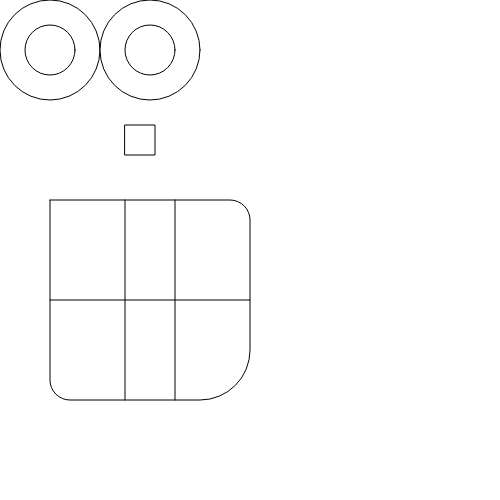
Frame 1 (no input)
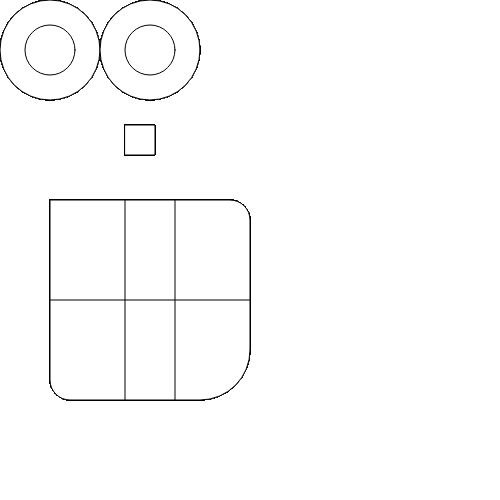
Frame 60 (no input)
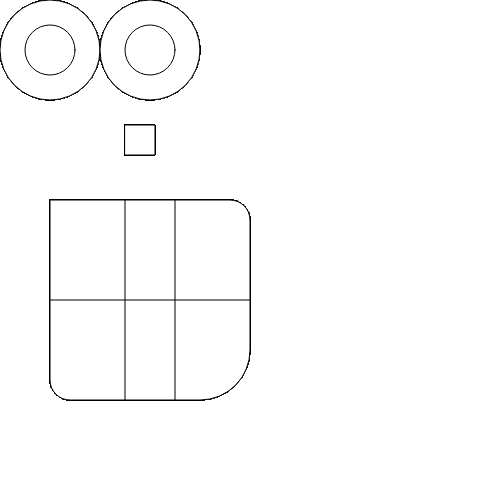
Frame 120 (the mouse pressed at the canvas centre since frame 60)

The p5.js sketch that drew these frames (run headless with seeded random() and noise() and a simulated clock; from frame 60 on, the mouse is pressed at the canvas centre):

// p5.js sketch
// ── sketch.js
function setup() {
  createCanvas(500,500);
}

function draw() {
  
  //eyes
  ellipse(50,50,100,100);
  ellipse(150,50,100,100);
  
  //pupils
  ellipse(50,50,50,50);
  ellipse(150,50,50,50);
  
  //nose
  rect(125,125,30,30);
  
  
//mouth
  rect(50,200,200,200, 0,20,50,20);
  
  //teeth
line(50,300, 250,300);
line(125,200, 125,400);
line(175,200, 175,400);
  
}
